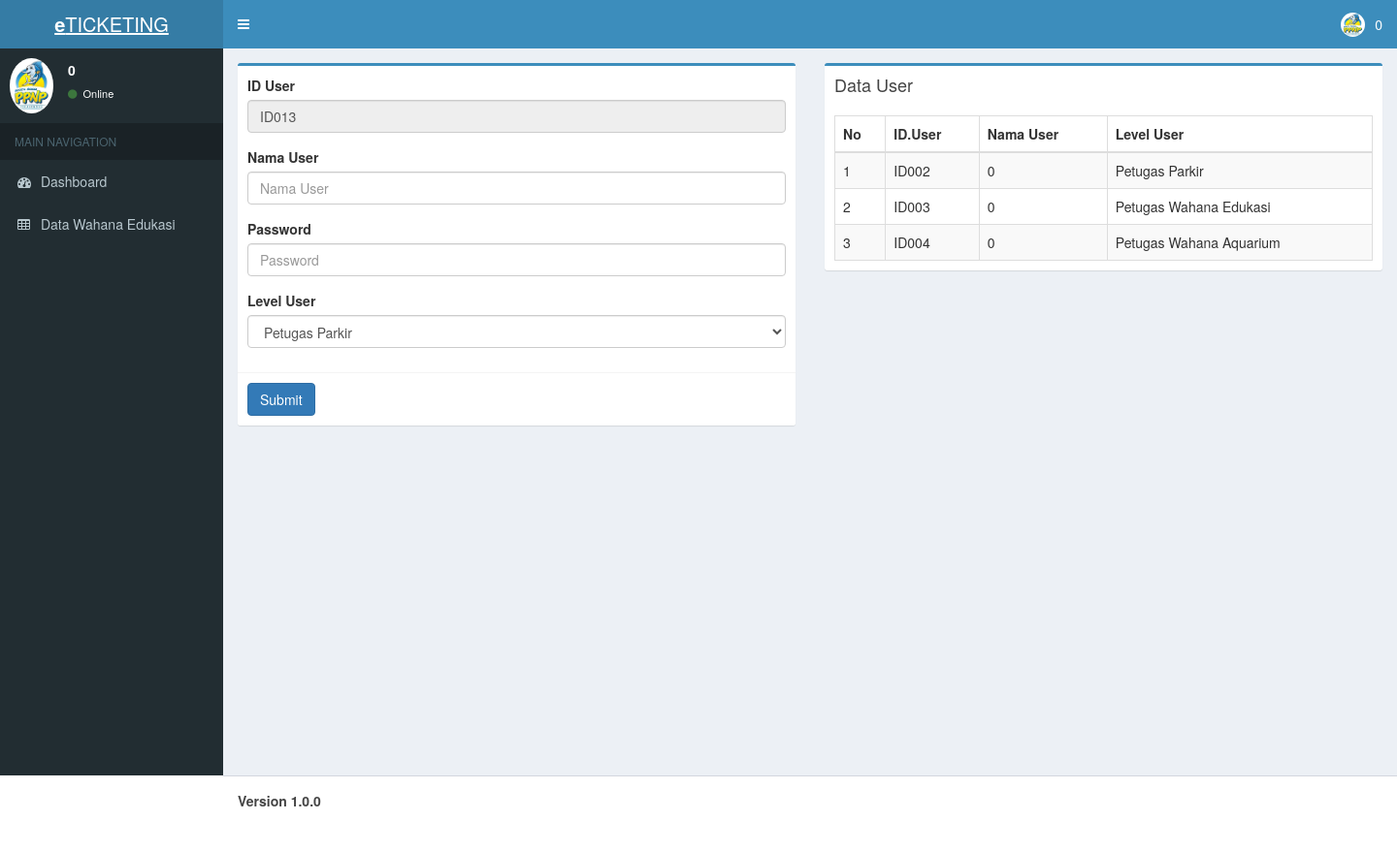
The app's page /pages/add_user.php (signed in) with its own data.
### tables this page shows
CREATE TABLE `tb_user` (
  `id_user` varchar(10) NOT NULL,
  `password` varchar(50) NOT NULL DEFAULT '0',
  `level` varchar(25) NOT NULL DEFAULT '0',
  `nama_user` varchar(50) NOT NULL DEFAULT '0'
);

### pages/add_user.php (the view, shortened to what this page needs)
<?php
include('header.php');
?>
  <div class="content-wrapper">
    <section class="content">
      <div class="row">
        <div class="col-md-6">
          <div class="box box-primary">
                <form role="form" method="post">
                  <div class="box-body">
                <?php
                 $query = mysqli_query($connect,"SELECT max(id_user) as maxKode FROM tb_user");
                 $data = mysqli_fetch_array($query);
                 $kode = $data['maxKode'];
                 $noUrut = (int) substr($kode, 3, 3);
                 $noUrut++;
                 $char = "ID";
                 $kodeUser = $char . sprintf("%03s", $noUrut);
                 ?>
                    <div class="form-group">
                      <label for="exampleInputEmail1">ID User</label>
                      <input type="text" name="id_user" class="form-control" id="exampleInputEmail1" placeholder="ID User" value="<?php echo $kodeUser;?>" readonly>
                    </div>
                    <div class="form-group">
                      <label for="exampleInputPassword1">Nama User</label>
                      <input type="text" name="nama" class="form-control" id="exampleInputPassword1" placeholder="Nama User" required oninvalid="this.setCustomValidity('Data Tidak Boleh Kosong!')" oninput="setCustomValidity('')">
                    </div>
                    <div class="form-group">
                      <label for="exampleInputPassword1">Password</label>
                      <input type="password" name="password" class="form-control" id="exampleInputPassword1" placeholder="Password" required oninvalid="this.setCustomValidity('Data Tidak Boleh Kosong!')" oninput="setCustomValidity('')">
                    </div>
                    <div class="form-group">
                      <label for="exampleInputPassword1">Level User</label><br>
                    <select name="level" class="form-control" required>
                      <option value="Petugas Parkir">Petugas Parkir</option>
                    </select>
                    </div>
                  </div>
                  <div class="box-footer">
                    <button type="submit" name="user" class="btn btn-primary">Submit</button>
                  </div>
                </form>
          </div>
</div>
<div class="col-xs-6">
          <div class="box box-primary">
            <div class="box-header">
              <h3 class="box-title">Data User</h3>
            </div>
            <div class="box-body">
              <table id="example1" class="table table-bordered table-striped">
                <thead>
                <tr>
                <th>No</th>
                  <th>ID.User</th>
                  <th>Nama User</th>
                  <th>Level User</th>
                </tr>
                </thead>
                <tbody>
                <?php
                include '../config.php';
                $no=1;
                $query = mysqli_query($connect, "SELECT * FROM tb_user where level != 'Administrator'");
                while ($data = mysqli_fetch_array($query)) {
                ?>
                <tr>
                  <td><?php echo $no++;?></td>
                  <td><?php echo $data['id_user'];?></td>
                  <td><?php echo $data['nama_user'];?></td>
                  <td><?php echo $data['level'];?></td>
                </tr>
                <?php
                }
                ?>
                </tbody>
              </table>
            </div>
          </div>
        </div>
</div>
        </div>
      </div>
 <?php
 include('footer.php');
?>

### records on screen
tb_user: id_user "ID002", nama_user "0", level "Petugas Parkir"
tb_user: id_user "ID003", nama_user "0", level "Petugas Wahana Edukasi"
tb_user: id_user "ID004", nama_user "0", level "Petugas Wahana Aquarium"

### other values on screen
$_SESSION['nama_user'] "0"
